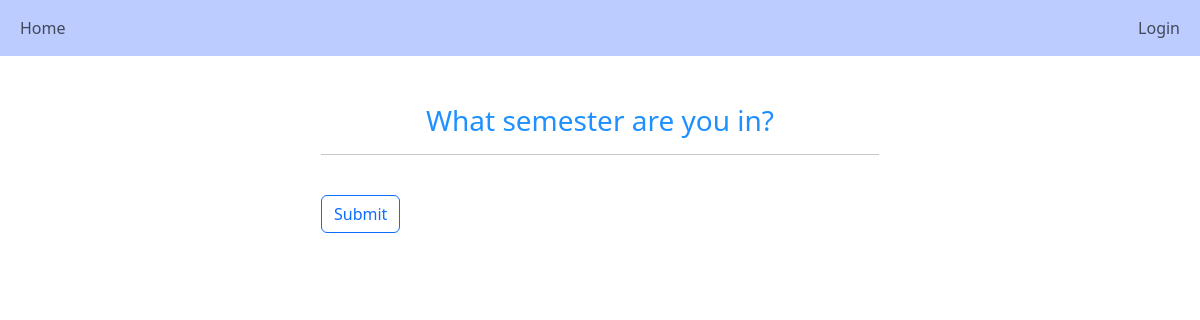
Page /current_semes/ on the earlier database version.
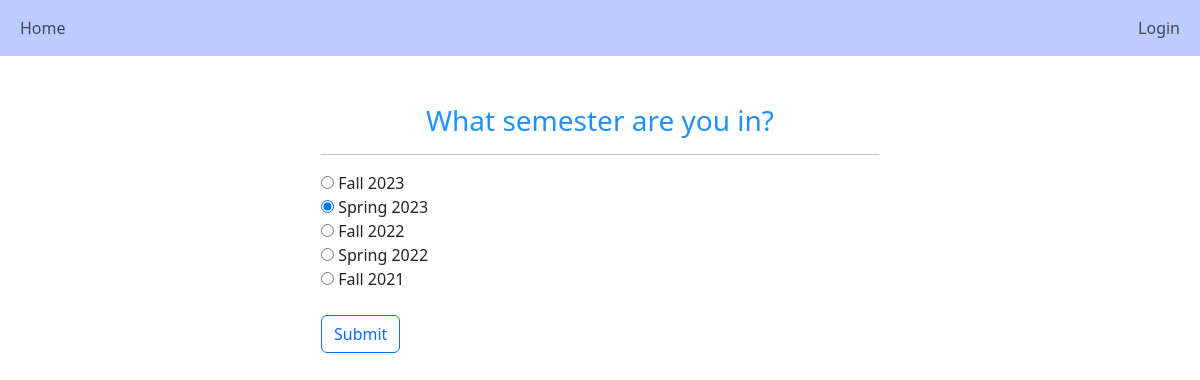
Same page on the later database version.
### main/models.py (models this page shows)
class Semester(models.Model):
    name = models.CharField(max_length=255, default="")
    is_current = models.BooleanField(default=True)

### main/views.py (the view)
# urls.py: path('current_semes/', views.current_semes, name="current_semes"),
def current_semes(request):
    semesters = Semester.objects.all()
    if request.method == 'POST':
        selected_semester_id = request.POST.get('current_semester')
        Semester.objects.all().update(is_current=False)
        Semester.objects.filter(id=selected_semester_id).update(is_current=True)
        return redirect('/semes/')
    return render(request, 'main/current_semes.html', {"semesters":semesters})

### main/templates/main/current_semes.html (shortened to what this page needs)
{% extends 'main/base.html' %}
{% load crispy_forms_tags %}
{% block content %}
<div style="width:50%; margin:auto">
    <br>
    <h3 style="text-align:center; color:dodgerblue">What semester are you in?</h3><hr>
    <form method="POST">
        {% for semester in semesters %}
            <div>
                <input type="radio" id="{{semester.id}}" value="{{semester.id}}" name="current_semester" {% if semester.is_current %} checked {% endif %}>
                {{ semester.name }}
            </div>
        {% endfor %}<br>
        <button type="sumbit" class="btn btn-outline-primary">Submit</button><br><br>
    </form>
</div>
{% endblock %}

Differences in the rows shown:
added Semester: name "Fall 2023"
added Semester: is_current "☑", name "Spring 2023"
added Semester: name "Fall 2022"
added Semester: name "Spring 2022"
added Semester: name "Fall 2021"
